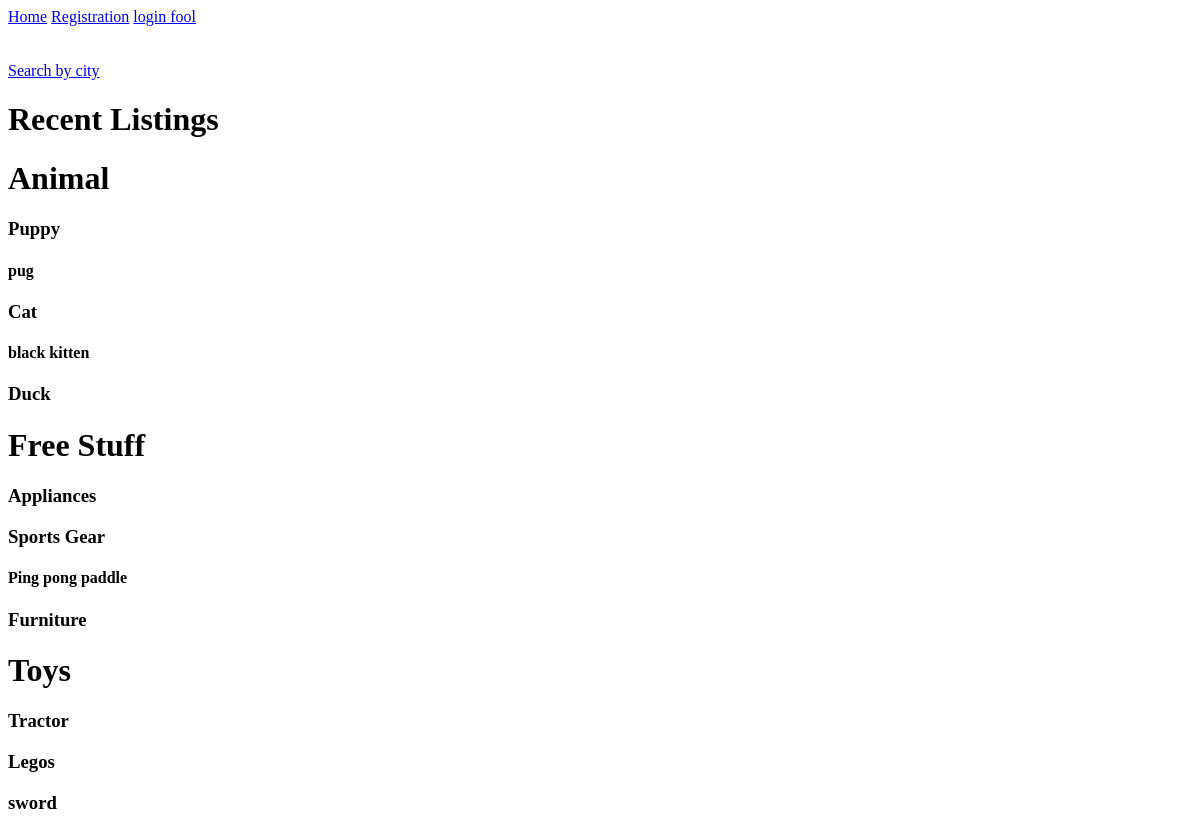
Before: / with the older database file.
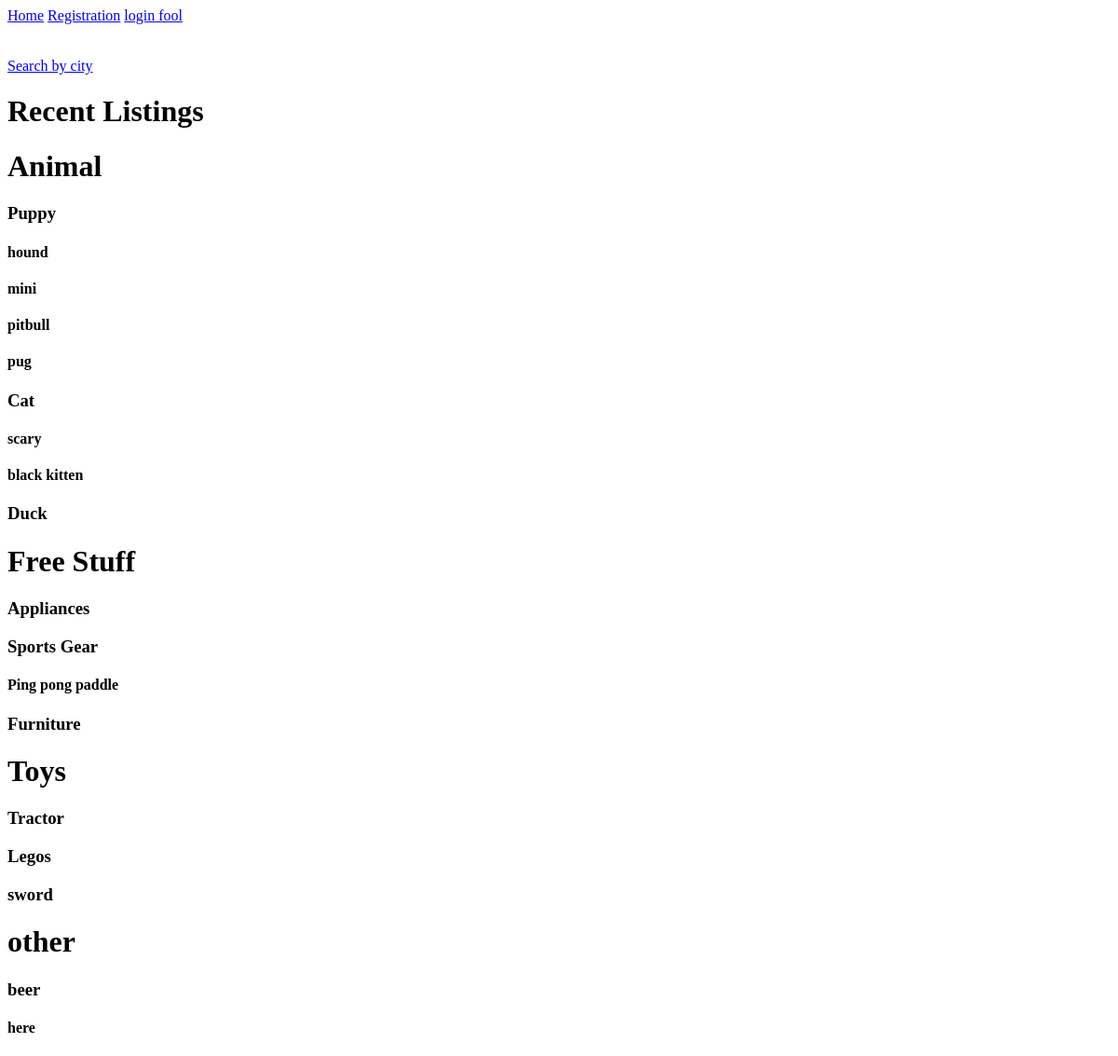
After: the same page with the newer database file.
### app/models.py (models this page shows)
class Category(models.Model):
    name = models.CharField(max_length=30)
    city = models.ForeignKey(City)
    def __str__(self):
        return self.name
    class Meta:
        verbose_name_plural = "Categories"

class SubCategory(models.Model):
    name = models.CharField(max_length=30)
    category = models.ForeignKey(Category)
    objects = SubCategoryManager()
    def __str__(self):
        return self.name
    class Meta:
        verbose_name_plural = "SubCategories"

class Post(models.Model):
    subcategory = models.ForeignKey(SubCategory)
    title = models.CharField(max_length=30)
    description = models.TextField()
    time_created = models.DateTimeField(auto_now_add=True)
    user = models.ForeignKey("auth.User")
    def __str__(self):
        return self.title
    class Meta:
        ordering = ["-time_created"]

### app/views.py (the view)
# urls.py: url(r'^$', MainView.as_view(), name="main_view"),
class MainView(TemplateView):
    template_name = 'index.html'
    def get_context_data(self, **kwargs):
        context = super(MainView, self).get_context_data(**kwargs)
        context['categories'] = Category.objects.all()
        return context

### templates/index.html
{% extends 'base.html' %}
{% block content %}
<br><br><br>
    <a href="{% url 'city_list_view' %}">Search by city</a>
    <h1>Recent Listings</h1>
    {% for cat in categories %}
        <h1>{{ cat }}</h1>
        {% for sub in cat.subcategory_set.all %}
            <h3>{{ sub }}</h3>
            {% for post in sub.post_set.all %}
            <h4>{{ post }}</h4>
            {% endfor %}
        {% endfor %}
    {% endfor %}
{% endblock %}

### templates/base.html (shortened to what this page needs)
<!DOCTYPE html>
<html lang="en">
<head>
</head>
<body>
<div class="container">
    {% if request.user.is_authenticated %}
    <a href="{% url 'my_account_view' user.id %}">My Account</a>
    <a href="{% url 'city_list_view' %}">Search by City?</a>
    <a href="{% url 'logout_view' %}">logout, {{ request.user }}</a>
    {% else %}
    <a href="{% url 'main_view' %}">Home</a>
    <a href="{% url 'create_user_view' %}">Registration</a>
    <a href="{% url 'login_view' %}">login fool</a>
    {% endif %}
    {% block content %}
    {% endblock %}
</div>
</body>
</html>

Changed rows visible on the page:
added Post: title "hound", shown under SubCategory "Puppy"
added Post: title "mini", shown under SubCategory "Puppy"
added Post: title "pitbull", shown under SubCategory "Puppy"
added Post: title "scary", shown under SubCategory "Cat"
added Category: name "other"
added SubCategory: name "beer", shown under "other"
added Post: title "here", shown under "beer"
